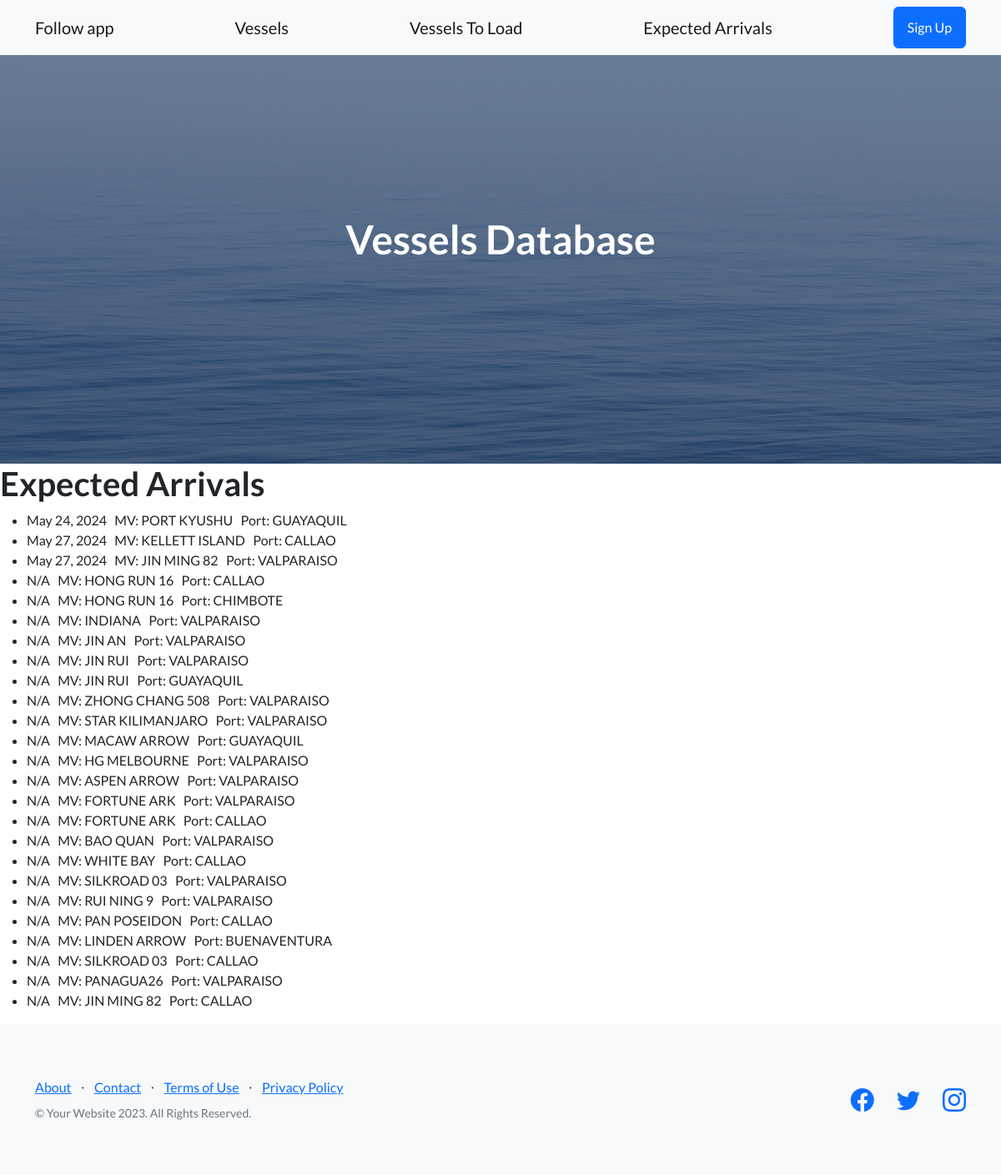
The app's page /vessel/expected-arrivals/, older data.
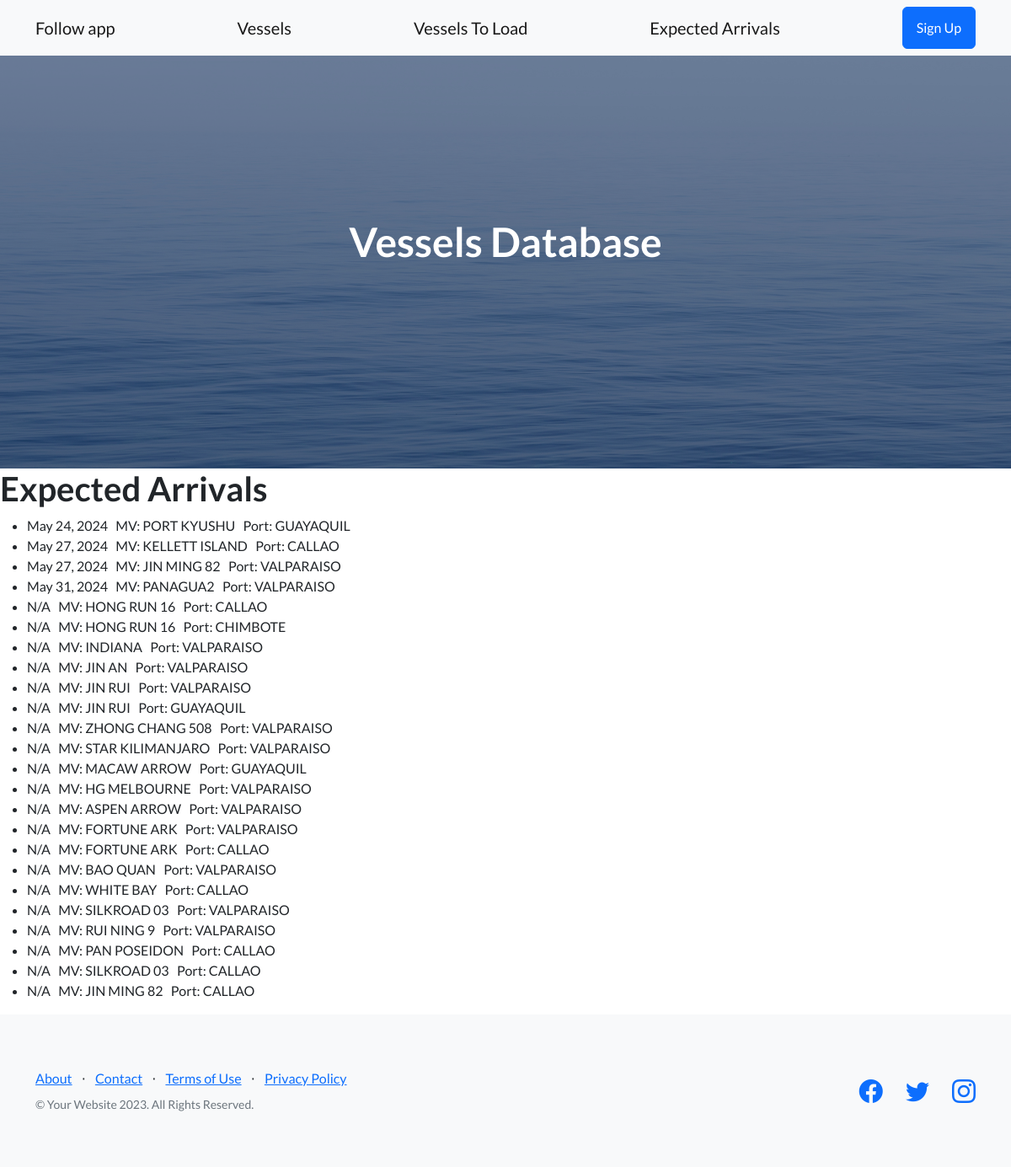
The same page, newer data.
### Vessel/models.py (models this page shows, shortened)
class Vessel(models.Model):
    vessel_name = models.CharField(max_length=50)
    vessel_imo = models.IntegerField(blank=True, null=True)
    vessel_information = models.TextField(blank=True, null=True)
    vessel_schedule = models.TextField(blank=True, null=True)
    vessel_rotation = models.TextField(blank=True, null=True)
    loading_port = models.ManyToManyField(LoadingPort, blank=True)
    status_loading = models.BooleanField(blank=True, null=True)
    discharge_port = models.ManyToManyField(DischargePort, blank=True)
    status_loaded = models.BooleanField(blank=True, null=True)
    status_arrived = models.BooleanField(blank=True, null=True)
    all_docs_received = models.BooleanField(blank=True, null=True)
    all_dhl_received = models.BooleanField(blank=True, null=True)
    status_complete = models.BooleanField(blank=True, null=True)
    assigned_agent = models.ManyToManyField(VesselAgent, blank=True)
    transit_time = models.IntegerField(blank=True, null=True)
    vessel_created_at = models.DateTimeField(default=timezone.now, editable=False)
    def __str__(self):
        return self.vessel_name
    """
    def obtener_atributo(self, vessel_name):
        return getattr(self, vessel_name, None)
    """

class DischargePort(models.Model):
    discharge_port_name = models.CharField(max_length=50, blank=True, null=True)
    anchor_discharge_port = models.DateField(blank=True, null=True)
    eta_discharge_port = models.DateField(blank=True, null=True)
    etb_discharge_port = models.DateField(blank=True, null=True)
    ata_discharge_port = models.DateField(blank=True, null=True)
    atd_discharge_port = models.DateField(blank=True, null=True)
    assigned_vessel_pod = models.ForeignKey('Vessel', null=True, blank=True, on_delete=models.CASCADE)

### Vessel/views.py (the view)
# urls.py: path('expected-arrivals/', expected_arrivals, name= 'expected arrivals'),
def expected_arrivals (request):
    vesselsList = DischargePort.objects.all()
    existingDates = []
    today = date.today()
    if vesselsList.exists():
      for i in vesselsList:
          if i.eta_discharge_port is not None:
           maybeUnloaded = i.eta_discharge_port + timedelta(days=7)
          if i.eta_discharge_port is not None and today <= maybeUnloaded:
                existingDates.append((i.eta_discharge_port, i.assigned_vessel_pod, i.discharge_port_name))
          else:
                existingDates.append(("N/A", i.assigned_vessel_pod, i.discharge_port_name))
    sorted_existingDates = sorted(existingDates, key=lambda x: x[0] if isinstance(x[0], date) else date.max)
    return render(request, "expected_arrivals.html", {"expected_arrivals": sorted_existingDates })

### Vessel/templates/expected_arrivals.html
{% extends 'father.html' %}
{% block contenidoQueCambia %}
<h1>Expected Arrivals</h1>
    <ul>
        {% for item in expected_arrivals %}
            <li>
                {{ item.0 }}
                &nbsp;&nbsp;MV: {{ item.1 }}
                &nbsp;&nbsp;Port: {{ item.2 }}
            </li>
        {% endfor %}
    </ul>
{% endblock contenidoQueCambia %}

### Vessel/templates/father.html (shortened to what this page needs)
<!DOCTYPE html>
<html lang="en">
    <head>
        {% load static %}
        <link href="https://cdn.jsdelivr.net/npm/bootstrap-icons@1.5.0/font/bootstrap-icons.css" rel="stylesheet" type="text/css" />
        <link href= "{% static 'css/styles.css' %}" rel="stylesheet" />
    </head>
    <body>
        {% include 'navbar.html' %}
        <header class="masthead">
            <div class="container position-relative">
                <div class="row justify-content-center">
                    <div class="col-xl-6">
                        <div class="text-center text-white">
                            <h1 class="mb-5">Vessels Database</h1>
                        </div>
                    </div>
                </div>
            </div>
        </header>
        {% block contenidoQueCambia %}
        {% endblock contenidoQueCambia %}
        <footer class="footer bg-light">
            <div class="container">
                <div class="row">
                    <div class="col-lg-6 h-100 text-center text-lg-start my-auto">
                        <ul class="list-inline mb-2">
                            <li class="list-inline-item"><a href="#!">About</a></li>
                            <li class="list-inline-item">⋅</li>
                            <li class="list-inline-item"><a href="#!">Contact</a></li>
                            <li class="list-inline-item">⋅</li>
                            <li class="list-inline-item"><a href="#!">Terms of Use</a></li>
                            <li class="list-inline-item">⋅</li>
                            <li class="list-inline-item"><a href="#!">Privacy Policy</a></li>
                        </ul>
                        <p class="text-muted small mb-4 mb-lg-0">&copy; Your Website 2023. All Rights Reserved.</p>
                    </div>
                    <div class="col-lg-6 h-100 text-center text-lg-end my-auto">
                        <ul class="list-inline mb-0">
                            <li class="list-inline-item me-4">
                                <a href="#!"><i class="bi-facebook fs-3"></i></a>
                            </li>
                            <li class="list-inline-item me-4">
                                <a href="#!"><i class="bi-twitter fs-3"></i></a>
                            </li>
                            <li class="list-inline-item">
                                <a href="#!"><i class="bi-instagram fs-3"></i></a>
                            </li>
                        </ul>
                    </div>
                </div>
            </div>
        </footer>
    </body>
</html>

### Vessel/templates/navbar.html
<nav class="navbar navbar-light bg-light static-top">
    <div class="container">
        <a class="navbar-brand" href="{% url 'follow app' %}">Follow app</a>
        <a class="navbar-brand" href="{% url 'VesselList' %}">Vessels</a>
        <a class="navbar-brand" href="{% url 'vessels to load' %}">Vessels To Load</a>
        <a class="navbar-brand" href="{% url 'expected arrivals' %}">Expected Arrivals</a>
        <a class="btn btn-primary" href="#signup">Sign Up</a>
    </div>
</nav>

Row changes from the older to the newer data that the page shows:
removed Vessel: item "N/A", vessel_name "LINDEN ARROW", discharge_port_name "BUENAVENTURA"
removed Vessel: item "N/A", vessel_name "PANAGUA26", discharge_port_name "VALPARAISO"
added Vessel: eta_discharge_port "May 31, 2024", vessel_name "PANAGUA2", discharge_port_name "VALPARAISO"
